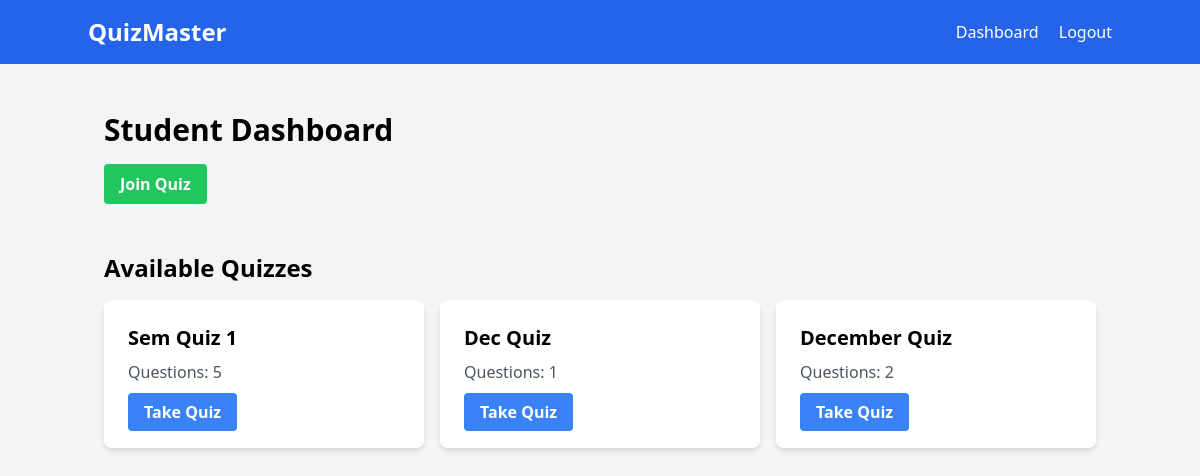
Page /dashboard (signed in) on the committed database.
### app.py (models this page shows)
class Quiz(db.Model):
    id = db.Column(db.Integer, primary_key=True)
    title = db.Column(db.String(120), nullable=False)
    teacher_id = db.Column(db.Integer, db.ForeignKey('user.id'), nullable=False)
    questions = db.relationship('Question', backref='quiz', lazy=True, cascade="all, delete-orphan")
    share_code = db.Column(db.String(10), unique=True, nullable=True)
    timer = db.Column(db.Integer, nullable=False)  # Timer in minutes

### app.py (the view)
@app.route('/dashboard')
def dashboard():
    if 'user_id' not in session:
        return redirect(url_for('login'))
    if session['user_type'] == 'teacher':
        quizzes = Quiz.query.filter_by(teacher_id=session['user_id']).all()
        return render_template('teacher_dashboard.html', quizzes=quizzes)
    else:
        quizzes = Quiz.query.all()
        return render_template('student_dashboard.html', quizzes=quizzes)

### templates/student_dashboard.html
{% extends "base.html" %}
{% block content %}
<h1 class="text-3xl font-bold mb-4">Student Dashboard</h1>
<a href="{{ url_for('join_quiz') }}" class="bg-green-500 hover:bg-green-700 text-white font-bold py-2 px-4 rounded mb-4 inline-block">
    Join Quiz
</a>
<h2 class="text-2xl font-bold mt-8 mb-4">Available Quizzes</h2>
<div class="grid grid-cols-1 md:grid-cols-2 lg:grid-cols-3 gap-4">
    {% for quiz in quizzes %}
    <div class="bg-white shadow-md rounded-lg p-6">
        <h3 class="text-xl font-bold mb-2">{{ quiz.title }}</h3>
        <p class="text-gray-600 mb-4">Questions: {{ quiz.questions|length }}</p>
        <a href="{{ url_for('take_quiz', quiz_id=quiz.id) }}" class="bg-blue-500 hover:bg-blue-700 text-white font-bold py-2 px-4 rounded">
            Take Quiz
        </a>
    </div>
    {% endfor %}
</div>
{% endblock %}

### rows in the picture
Quiz: title "Sem Quiz 1", questions|length "5"
Quiz: title "Dec Quiz", questions|length "1"
Quiz: title "December Quiz", questions|length "2"
